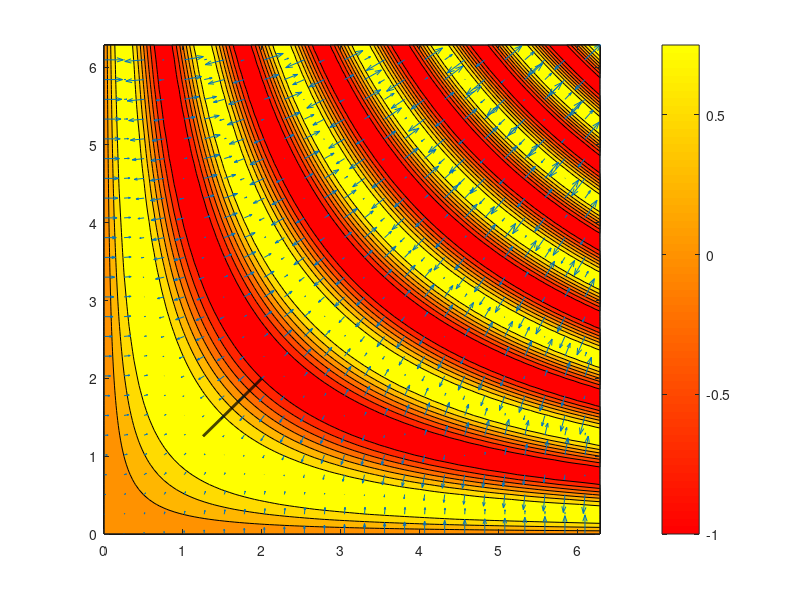

Write MATLAB code to recreate this figure.
%contour_soln.m

s = linspace(0,2*pi,100);
[X,Y]=meshgrid(s,s);
F = sin(X.*Y);

v = [-1,-0.75,-0.5,-0.25,0,0.25,0.5,0.75,1];

figure; colormap(autumn);
[~,hc]=contourf(X,Y,F,v); colorbar; hold on;

[Fx,Fy]=gradient(F);
qh=quiver(X(1:4:end,1:4:end),Y(1:4:end,1:4:end),...
         Fx(1:4:end,1:4:end),Fy(1:4:end,1:4:end));
sh=streamline(X,Y,Fx,Fy,2,2);
set(sh,'linewidth',2,'color','k');